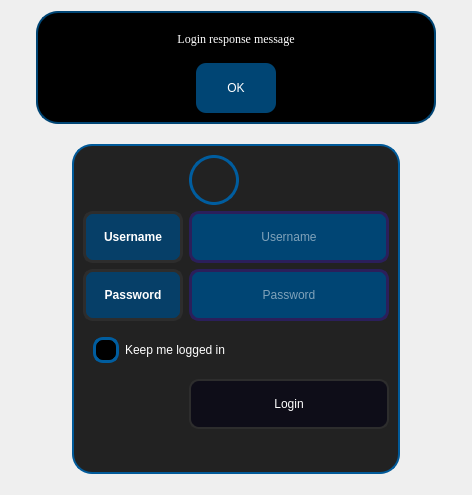
            <widget class="QWidget" name="accounts_page">
             <property name="styleSheet">
              <string notr="true"/>
             </property>
             <layout class="QVBoxLayout" name="verticalLayout_6">
              <property name="spacing">
               <number>10</number>
              </property>
              <item alignment="Qt::AlignHCenter|Qt::AlignTop">
               <widget class="QFrame" name="login_response_frame">
                <property name="minimumSize">
                 <size>
                  <width>400</width>
                  <height>100</height>
                 </size>
                </property>
                <property name="maximumSize">
                 <size>
                  <width>800</width>
                  <height>300</height>
                 </size>
                </property>
                <property name="styleSheet">
                 <string notr="true">QFrame{
	color: rgb(255, 255, 255);
	background-color: rgb(0, 0, 0);
	border: 2px solid rgb(0, 69, 116);
	border-radius: 22px;
}
QPushButton{
	color: rgb(255, 255, 255);
	background-color: rgb(0, 69, 116);
	border: none;
	border-radius: 10px;
}
QLabel{
	padding: 10px;
	border: none;
	
}</string>
                </property>
                <property name="frameShape">
                 <enum>QFrame::StyledPanel</enum>
                </property>
                <property name="frameShadow">
                 <enum>QFrame::Raised</enum>
                </property>
                <layout class="QVBoxLayout" name="verticalLayout_4">
                 <property name="spacing">
                  <number>7</number>
                 </property>
                 <item>
                  <widget class="QLabel" name="login_response_msg">
                   <property name="font">
                    <font>
                     <family>Times New Roman</family>
                    </font>
                   </property>
                   <property name="layoutDirection">
                    <enum>Qt::LeftToRight</enum>
                   </property>
                   <property name="text">
                    <string>Login response message</string>
                   </property>
                   <property name="alignment">
                    <set>Qt::AlignCenter</set>
                   </property>
                  </widget>
                 </item>
                 <item alignment="Qt::AlignHCenter">
                  <widget class="QPushButton" name="login_res_ok_btn">
                   <property name="enabled">
                    <bool>true</bool>
                   </property>
                   <property name="minimumSize">
                    <size>
                     <width>80</width>
                     <height>50</height>
                    </size>
                   </property>
                   <property name="maximumSize">
                    <size>
                     <width>80</width>
                     <height>50</height>
                    </size>
                   </property>
                   <property name="text">
                    <string>OK</string>
                   </property>
                   <property name="autoDefault">
                    <bool>false</bool>
                   </property>
                   <property name="default">
                    <bool>false</bool>
                   </property>
                   <property name="flat">
                    <bool>false</bool>
                   </property>
                  </widget>
                 </item>
                </layout>
               </widget>
              </item>
              <item alignment="Qt::AlignHCenter|Qt::AlignVCenter">
               <widget class="QFrame" name="login_form_frame">
                <property name="minimumSize">
                 <size>
                  <width>450</width>
                  <height>350</height>
                 </size>
                </property>
                <property name="maximumSize">
                 <size>
                  <width>450</width>
                  <height>350</height>
                 </size>
                </property>
                <property name="styleSheet">
                 <string notr="true">border-radius: 20px;
</string>
                </property>
                <property name="frameShape">
                 <enum>QFrame::StyledPanel</enum>
                </property>
                <property name="frameShadow">
                 <enum>QFrame::Raised</enum>
                </property>
                <layout class="QVBoxLayout" name="verticalLayout_8">
                 <property name="spacing">
                  <number>0</number>
                 </property>
                 <property name="leftMargin">
                  <number>0</number>
                 </property>
                 <property name="topMargin">
                  <number>10</number>
                 </property>
                 <property name="rightMargin">
                  <number>0</number>
                 </property>
                 <property name="bottomMargin">
                  <number>10</number>
                 </property>
                 <item alignment="Qt::AlignHCenter">
                  <widget class="QFrame" name="input_fileds_frame">
                   <property name="styleSheet">
                    <string notr="true">QFrame{
	background-color: rgb(34, 34, 34);
	color: rgb(255, 255, 255);
	border: 2px solid rgb(1, 90, 153);
}
QLineEdit {
	border: 2px solid rgb(0, 93, 159);
	border-radius: 10px;
	padding: 15px;
	background-color: rgb(0, 69, 116);
	color: rgb(255, 255, 255);
}
QLineEdit:hover {
	border: 2px solid rgb(0, 66, 124);
}
QLineEdit:focus {
	border: 2px solid rgb(206, 206, 206);
	color: rgb(200, 200, 200);
}
QPushButton {
	border: 2px solid rgb(45, 45, 45);
	border-radius: 10px;
	padding: 15px;
	background-color:rgb(14, 13, 24);
	color: rgb(255, 255, 255);
}
QPushButton:hover {
	border: 2px solid rgb(0, 66, 124);
}
QLabel{
	border:3px solid  rgb(45, 45, 45);
	border-radius: 10px;
	
	background-color: rgb(6, 63, 104);
}
QCheckBox{
	color: rgb(255, 255, 255);
	padding: 10px;
}
QCheckBox::indicator {
    border: 3px solid rgb(0, 93, 159);
	width: 20px;
	height: 20px;
	border-radius: 10px;
    background:rgb(0, 0, 0);
}
QCheckBox::indicator:hover {
    border: 3px solid rgb(255, 255, 255);
}
QCheckBox::indicator:checked {
    background: 3px solid rgb(34, 34, 34);
	background-image: url(:/icons/icons/cil-check.png);
}</string>
                   </property>
                   <property name="frameShape">
                    <enum>QFrame::StyledPanel</enum>
                   </property>
                   <property name="frameShadow">
                    <enum>QFrame::Raised</enum>
                   </property>
                   <layout class="QFormLayout" name="formLayout_2">
                    <item row="1" column="0">
                     <widget class="QLabel" name="label_2">
                      <property name="minimumSize">
                       <size>
                        <width>100</width>
                        <height>50</height>
                       </size>
                      </property>
                      <property name="font">
                       <font>
                        <weight>75</weight>
                        <bold>true</bold>
                       </font>
                      </property>
                      <property name="styleSheet">
                       <string notr="true"/>
                      </property>
                      <property name="text">
                       <string>Username</string>
                      </property>
                      <property name="alignment">
                       <set>Qt::AlignCenter</set>
                      </property>
                     </widget>
                    </item>
                    <item row="1" column="1">
                     <widget class="QLineEdit" name="username">
                      <property name="minimumSize">
                       <size>
                        <width>200</width>
                        <height>50</height>
                       </size>
                      </property>
                      <property name="maximumSize">
                       <size>
                        <width>200</width>
                        <height>16777215</height>
                       </size>
                      </property>
                      <property name="styleSheet">
                       <string notr="true">border:3px solid  rgb(43, 31, 91);
border-radius: 10px;</string>
                      </property>
                      <property name="alignment">
                       <set>Qt::AlignCenter</set>
                      </property>
                      <property name="placeholderText">
                       <string>Username</string>
                      </property>
                     </widget>
                    </item>
                    <item row="2" column="0">
                     <widget class="QLabel" name="label_5">
                      <property name="minimumSize">
                       <size>
                        <width>100</width>
                        <height>50</height>
                       </size>
                      </property>
                      <property name="font">
                       <font>
                        <weight>75</weight>
                        <bold>true</bold>
                       </font>
                      </property>
                      <property name="styleSheet">
                       <string notr="true"/>
                      </property>
                      <property name="text">
                       <string>Password</string>
                      </property>
                      <property name="alignment">
                       <set>Qt::AlignCenter</set>
                      </property>
                     </widget>
                    </item>
                    <item row="2" column="1">
                     <widget class="QLineEdit" name="password">
                      <property name="minimumSize">
                       <size>
                        <width>200</width>
                        <height>50</height>
                       </size>
                      </property>
                      <property name="maximumSize">
                       <size>
                        <width>200</width>
                        <height>16777215</height>
                       </size>
                      </property>
                      <property name="styleSheet">
                       <string notr="true">border:3px solid  rgb(43, 31, 91);
border-radius: 10px;</string>
                      </property>
                      <property name="echoMode">
                       <enum>QLineEdit::Password</enum>
                      </property>
                      <property name="alignment">
                       <set>Qt::AlignCenter</set>
                      </property>
                      <property name="placeholderText">
                       <string>Password</string>
                      </property>
                     </widget>
                    </item>
                    <item row="3" column="0" colspan="2">
                     <widget class="QCheckBox" name="checkBox">
                      <property name="text">
                       <string>Keep me logged in</string>
                      </property>
                     </widget>
                    </item>
                    <item row="4" column="1">
                     <widget class="QPushButton" name="login_btn">
                      <property name="minimumSize">
                       <size>
                        <width>0</width>
                        <height>50</height>
                       </size>
                      </property>
                      <property name="maximumSize">
                       <size>
                        <width>200</width>
                        <height>16777215</height>
                       </size>
                      </property>
                      <property name="text">
                       <string>Login</string>
                      </property>
                     </widget>
                    </item>
                    <item row="0" column="1">
                     <widget class="QFrame" name="profile_icon_frame">
                      <property name="minimumSize">
                       <size>
                        <width>50</width>
                        <height>50</height>
                       </size>
                      </property>
                      <property name="maximumSize">
                       <size>
                        <width>50</width>
                        <height>50</height>
                       </size>
                      </property>
                      <property name="styleSheet">
                       <string notr="true">image: url(:/icons/icons/cil-user-follow.png);
background-color: rgb(34, 34, 34);
border-radius: 25px;
border: 3px solid rgb(0, 93, 159);</string>
                      </property>
                      <property name="frameShape">
                       <enum>QFrame::StyledPanel</enum>
                      </property>
                      <property name="frameShadow">
                       <enum>QFrame::Raised</enum>
                      </property>
                     </widget>
                    </item>
                   </layout>
                  </widget>
                 </item>
                </layout>
               </widget>
              </item>
             </layout>
            </widget>
